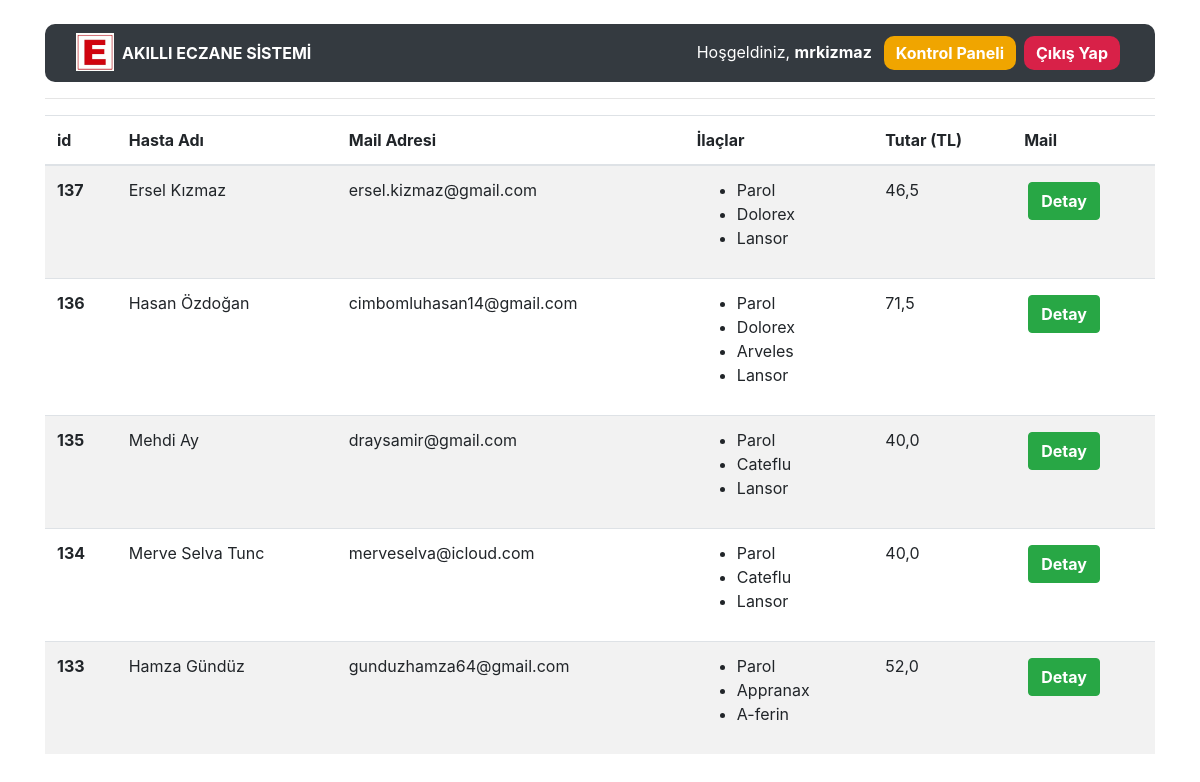
The page /medicines/recetelistesi/ (signed in) on the database as committed earlier.
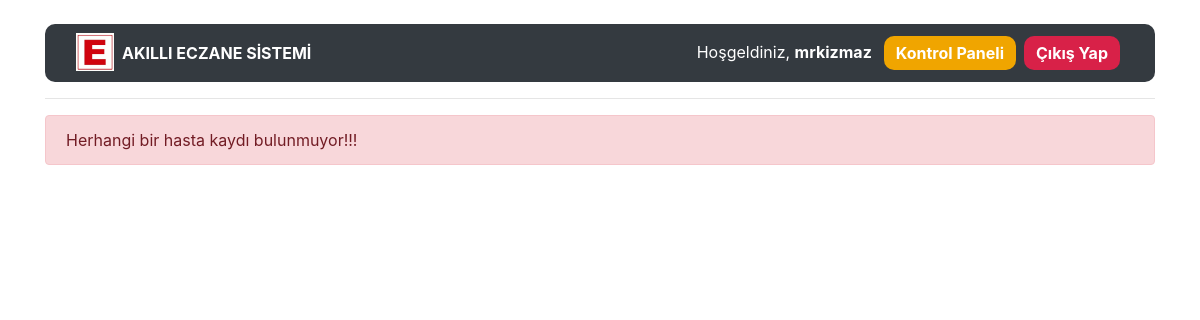
The same page on the database as committed later.
### medicine/models.py (models this page shows, shortened)
class Recete(models.Model):
    hasta=models.ForeignKey(Patient,null=True,on_delete=models.SET_NULL)
    created_date=models.DateTimeField(auto_now=True)
    tags=models.ManyToManyField(Medicine,verbose_name="İlaçlar")
    qr_code=models.ImageField(upload_to="qr_codes",blank=True)
    toplam=models.FloatField(null=True,blank=True,verbose_name="Tutar (TL)")
    def get_ilacfiyati(self):
        total=0
        for i in self.tags.all():
            total=total + i.ilacfiyati
        return total
    def get_tags_values(self):
        ret = "<ul>"
        for i in self.tags.all():
            ret += "<li>"+ i.ilac_adi + "</li>"
        return mark_safe(ret[:-1])

class Patient(models.Model):
    first_name=models.CharField(max_length=30,verbose_name="İsim")
    last_name = models.CharField(max_length=30,verbose_name="Soyisim")
    mail=models.EmailField(max_length=50,verbose_name="Mail")
    created_date=models.DateTimeField(auto_now=True,verbose_name="Oluşturulma Tarihi")

class Medicine(models.Model):
    ilac_adi = models.CharField(max_length = 50, verbose_name = 'İlaç İsmi')
    prospekt=models.TextField(max_length=200,null=True,verbose_name="Prospektüs")
    ilacfiyati=models.FloatField(null=True,verbose_name="İlaç Fiyatı")
    created_date = models.DateTimeField(auto_now = True, blank = True, verbose_name = 'Eklenme Tarihi')

### medicine/views.py (the view)
# urls.py: path('recetelistesi/', views.receteListesi, name = 'recetelistesi'),
def receteListesi(request):
    recete=Recete.objects.filter()
    context={
        "recete":recete,
    }
    return render(request,"recetelistesi.html",context)

### templates/recetelistesi.html
{% extends "layout.html" %}
{% block body %}
{% if recete %}
<table class="table table-striped">
  <thead>
    <tr>
      <th scope="col">id</th>
      <th scope="col">Hasta Adı</th>
      <th scope="col">Mail Adresi</th>
      <th scope="col">İlaçlar</th>
      <th scope="col">Tutar (TL)</th>
      <th scope="col">Mail</th>
    </tr>
  </thead>
  <tbody>
  {% for i in recete reversed %}
  <tr>
      <th scope="row">{{i.id}}</th>
      <td>{{i.hasta.first_name}} {{i.hasta.last_name}}</td>
      <td>{{i.hasta.mail}}</td>
      <td>{{i.get_tags_values}}</td>
      <td>{{i.get_ilacfiyati}}</td>
      <td><a href="/medicines/medicine/{{i.id}}"><button class="btn btn-success"><b>Detay</b></button></td>
    </tr>
  {% endfor %}
  </tbody>
</table>
{% else %}
<div class="alert alert-danger">Herhangi bir hasta kaydı bulunmuyor!!!</div>
{% endif %}
{% endblock body %}

Rows that differ between the two databases and show on the page:
removed Recete: id "137", hasta.first_name "Ersel", hasta.last_name "Kızmaz", hasta.mail "ersel.kizmaz@gmail.com", get_tags_values "Parol Dolorex Lansor", get_ilacfiyati "46,5"
removed Recete: id "136", hasta.first_name "Hasan", hasta.last_name "Özdoğan", hasta.mail "cimbomluhasan14@gmail.com", get_tags_values "Parol Dolorex Arveles Lansor", get_ilacfiyati "71,5"
removed Recete: id "135", hasta.first_name "Mehdi", hasta.last_name "Ay", hasta.mail "draysamir@gmail.com", get_tags_values "Parol Cateflu Lansor", get_ilacfiyati "40,0"
removed Recete: id "134", hasta.first_name "Merve Selva", hasta.last_name "Tunc", hasta.mail "merveselva@icloud.com", get_tags_values "Parol Cateflu Lansor", get_ilacfiyati "40,0"
removed Recete: id "133", hasta.first_name "Hamza", hasta.last_name "Gündüz", hasta.mail "gunduzhamza64@gmail.com", get_tags_values "Parol Appranax A-ferin", get_ilacfiyati "52,0"
Other text that changed with them:
text no longer shown: "id Hasta Adı Mail Adresi İlaçlar Tutar (TL) Mail"
text now shown: "Herhangi bir hasta kaydı bulunmuyor!!!"
